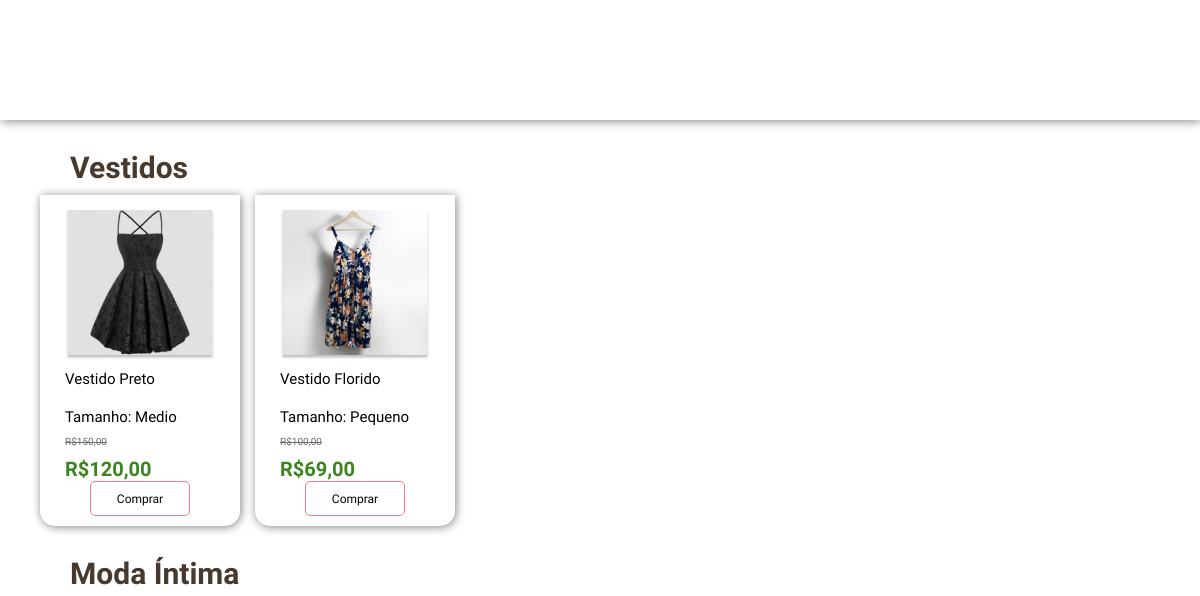
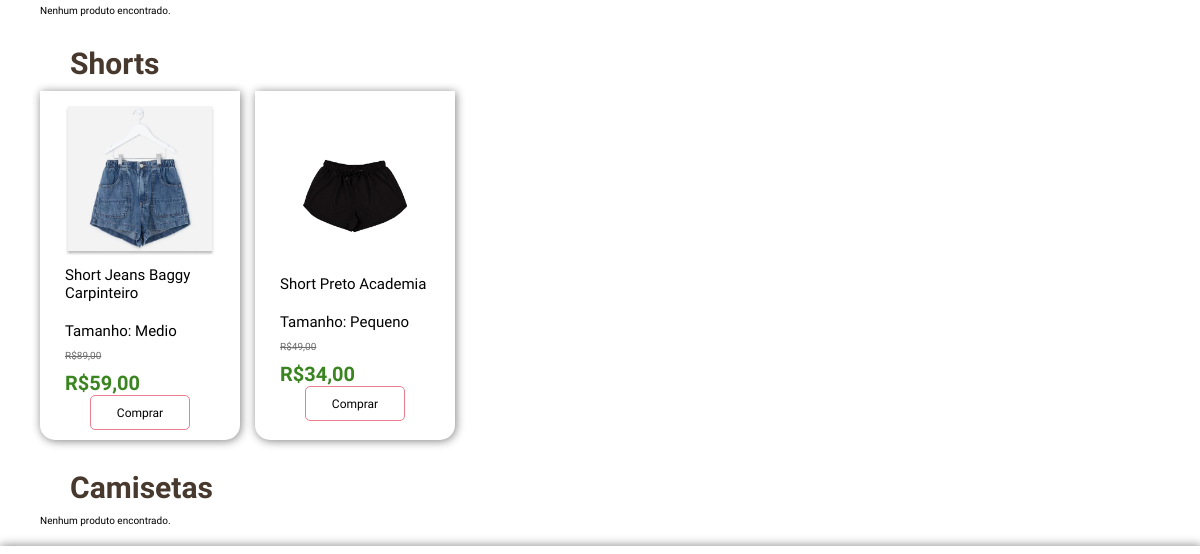
Before: /menu-produtos/index.php with the older database file (2 pictures, top to bottom).
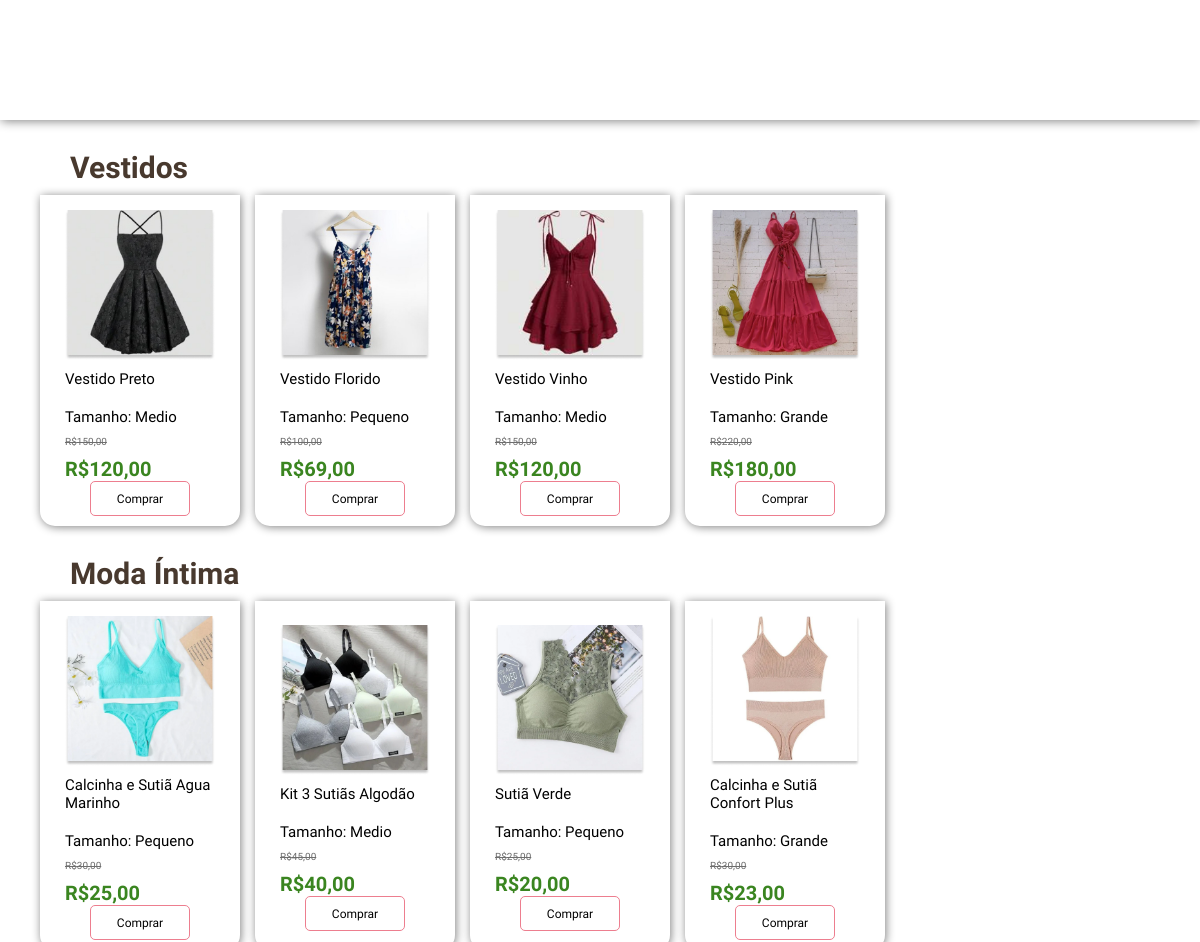
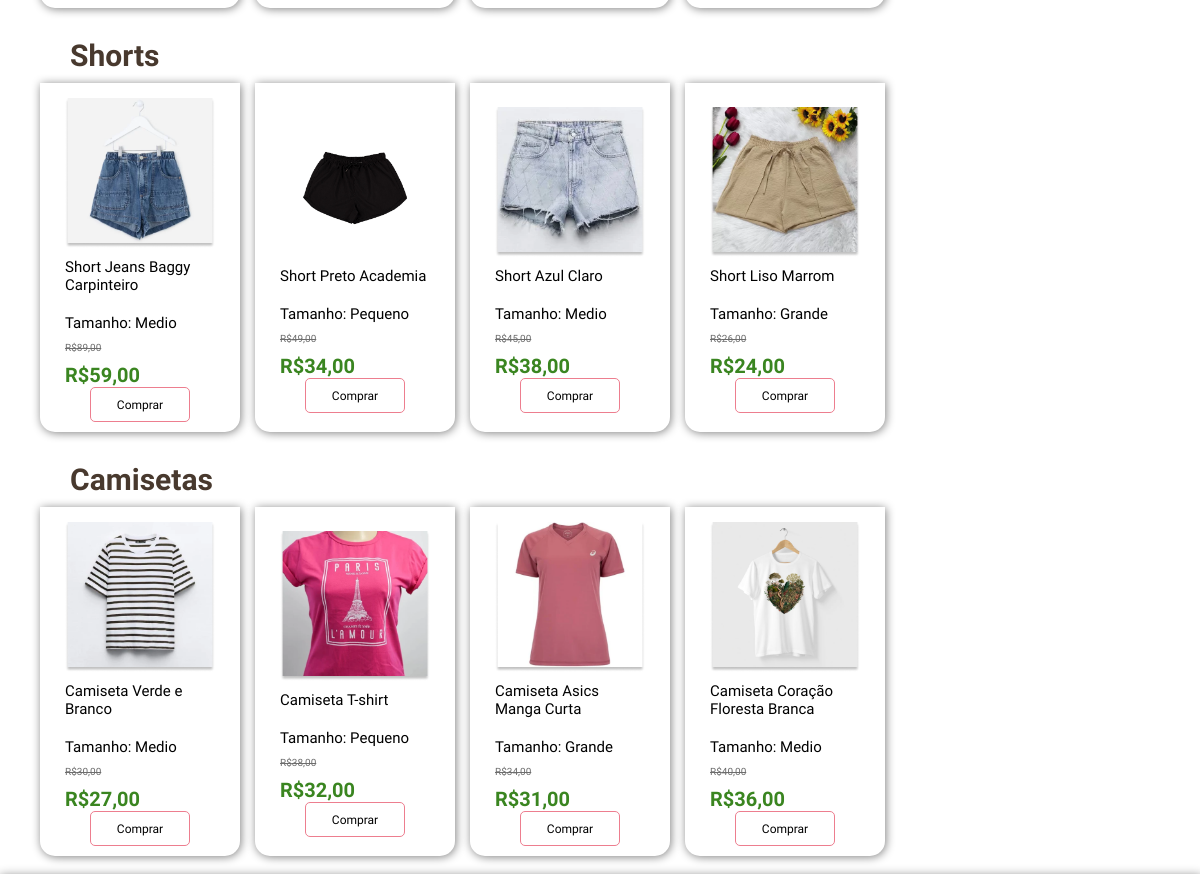
After: the same page with the newer database file (2 pictures, top to bottom).
### tables this page shows
CREATE TABLE `tab_vestidos` (
  `id_vestidos` bigint NOT NULL AUTO_INCREMENT,
  `valor` float NOT NULL,
  `promocao` float NOT NULL,
  `nomeproduto` varchar(50) NOT NULL,
  `tamanho` varchar(10) NOT NULL,
  `imagem` varchar(255) DEFAULT NULL,
  PRIMARY KEY (`id_vestidos`)
);

CREATE TABLE `tab_shorts` (
  `id_shorts` bigint NOT NULL AUTO_INCREMENT,
  `nomeproduto` varchar(50) NOT NULL,
  `valor` float NOT NULL,
  `promocao` float NOT NULL,
  `tamanho` varchar(10) NOT NULL,
  `imagem` varchar(255) DEFAULT NULL,
  PRIMARY KEY (`id_shorts`)
);

CREATE TABLE `tab_modaintima` (
  `id_modaintima` bigint NOT NULL AUTO_INCREMENT,
  `nomeproduto` varchar(50) NOT NULL,
  `valor` float NOT NULL,
  `promocao` float NOT NULL,
  `tamanho` varchar(10) NOT NULL,
  `imagem` varchar(255) DEFAULT NULL,
  PRIMARY KEY (`id_modaintima`)
);

CREATE TABLE `tab_camiseta` (
  `id_camiseta` bigint NOT NULL AUTO_INCREMENT,
  `nomeproduto` varchar(50) NOT NULL,
  `valor` float NOT NULL,
  `promocao` float NOT NULL,
  `tamanho` varchar(10) NOT NULL,
  `imagem` varchar(255) DEFAULT NULL,
  PRIMARY KEY (`id_camiseta`)
);

### menu-produtos/index.php (the view, shortened to what this page needs)
<?php
include_once('../Back/config.php');
$sql_vestidos = "SELECT id_vestidos, valor, promocao, nomeproduto, tamanho, imagem FROM tab_vestidos";
$result_vestidos = $conexao->query($sql_vestidos);
$sql_modaintima = "SELECT id_modaintima, valor, promocao, nomeproduto, tamanho, imagem FROM tab_modaintima";
$result_modaintima = $conexao->query($sql_modaintima);
$sql_shorts = "SELECT id_shorts, valor, promocao, nomeproduto, tamanho, imagem FROM tab_shorts";
$result_shorts = $conexao->query($sql_shorts);
$sql_camisetas = "SELECT id_camiseta, valor, promocao, nomeproduto, tamanho, imagem FROM tab_camiseta";
$result_camisetas = $conexao->query($sql_camisetas);
?>
<!DOCTYPE html>
<html lang="pt-br">
<head>
    <link rel="stylesheet" href="../base/style.css">
    <link rel="stylesheet" href="style.css">
</head>
<body>
    <header id="header"></header>
    <main>
        <div class="produtos">
            <?php
            function displayProducts($result, $title, $table, $ids) {
                if ($result->num_rows > 0) {
                    echo "<h2>$title</h2>";
                    echo '<div class="container">';
                    while ($row = $result->fetch_assoc()) {
                        echo '<div class="card">';
                        echo '<img class="img-produto" src="' . $row["imagem"] . '" alt="Imagem do Produto">';
                        echo '<p>' . $row["nomeproduto"] . '</p>';
                        echo '<p>Tamanho: ' . $row["tamanho"] . '</p>';
                        echo '<span>R$' . number_format($row["valor"], 2, ',', '.') . '</span>';
                        echo '<strong>R$' . number_format($row["promocao"], 2, ',', '.') . '</strong>';
                        echo '<div class="buttons">';
                        echo '<button class="btn-buy"><a href="../details/product_details.php?id=' . $row[$ids] . '&table=' . $table . '">Comprar</a></button>';
                        echo '</div>';
                        echo '</div>';
                    }
                    echo '</div>';
                } else {
                    echo "<h2>$title</h2>";
                    echo "Nenhum produto encontrado.";
                }
            }
            displayProducts($result_vestidos, "Vestidos", "tab_vestidos", "id_vestidos");
            displayProducts($result_modaintima, "Moda Íntima", "tab_modaintima", "id_modaintima");
            ?>
        </div>
    </main>
    <footer id="footer" style="margin-top: 2rem;"></footer>
</body>
</html>

### base/style.css (style rules this page uses)
* { padding: 0; margin: 0; box-sizing: border-box; }
:root { font-size: 62.5%; --base-font-color: #48392E; }
body { min-height: 100vh; display: flex; flex-direction: column; }
#header { width: 100%; height: 12rem; border: none; box-shadow: .1rem .1rem 1rem gray; display: flex; align-items: center; }
@media (min-width:1000px) { body { min-height: 100vh; display: flex; flex-direction: column; } }
@media (min-width:1000px) { #header { gap: 8rem; } }
#footer { margin-top: auto; min-height: 8rem; box-shadow: .1rem .1rem 1rem .1rem gray; font-family: "nunito", sans-serif; }
@media (min-width:1000px) { #footer { margin-top: auto; min-height: 8rem; box-shadow: .1rem .1rem 1rem .1rem gray; font-family: "nunito", sans-serif; } }

### menu-produtos/style.css (style rules this page uses)
:root { --main-color: #48392E; --btn-border: #ED7E8F; }
main { font-family: 'belgrano', sans-serif; }
h2 { color: #48392E; font-size: 3rem; padding: 2rem 0 1rem 2rem; margin-bottom: 1rem; }
.produtos { margin-left: 4rem; }
.card { width: 20rem; display: flex; flex-direction: column; justify-content: center; align-items: center; box-shadow: .1rem .1rem 1rem gray; border-radius: 0 0 1.5rem 1.5rem; }
.card p { width: 15rem; margin: 1rem 0; font-size: 1.5rem; }
.card span { margin-bottom: 1rem; color: #6D6D6D; text-decoration: line-through; width: 15rem; }
.card strong { color: #3A8520; font-size: 2rem; width: 15rem; }
.card .img-produto { width: 15rem; margin-top: 1.5rem; }
button { border: 1px solid var(--btn-border); border-radius: .5rem; background: white; font-family: 'belgrano', sans-serif; height: 3.5rem; width: 3.5rem; display: flex; align-items: center; justify-content: center; }
.btn-buy a { text-decoration: none; color: black; font-size: 1.2rem; }
.btn-buy { width: 10rem; }
.buttons { display: flex; gap: 2rem; margin-bottom: 1rem; }
.container { display: flex; gap: 1.5rem; flex-wrap: wrap; }
@media (min-width:1000px) { h2 { padding: 3rem 0 0 3rem; } }

Changed rows visible on the page:
added tab_vestidos: imagem (picture), nomeproduto "Vestido Vinho", tamanho "Medio", valor "150,00", promocao "120,00"
added tab_vestidos: imagem (picture), nomeproduto "Vestido Pink", tamanho "Grande", valor "220,00", promocao "180,00"
added tab_modaintima: imagem (picture), nomeproduto "Calcinha e Sutiã Agua Marinho", tamanho "Pequeno", valor "30,00", promocao "25,00"
added tab_modaintima: imagem (picture), nomeproduto "Kit 3 Sutiãs Algodão", tamanho "Medio", valor "45,00", promocao "40,00"
added tab_modaintima: imagem (picture), nomeproduto "Sutiã Verde", tamanho "Pequeno", valor "25,00", promocao "20,00"
added tab_modaintima: imagem (picture), nomeproduto "Calcinha e Sutiã Confort Plus", tamanho "Grande", valor "30,00", promocao "23,00"
added tab_shorts: imagem (picture), nomeproduto "Short Azul Claro", tamanho "Medio", valor "45,00", promocao "38,00"
added tab_shorts: imagem (picture), nomeproduto "Short Liso Marrom", tamanho "Grande", valor "26,00", promocao "24,00"
added tab_camiseta: imagem (picture), nomeproduto "Camiseta Verde e Branco", tamanho "Medio", valor "30,00", promocao "27,00"
added tab_camiseta: imagem (picture), nomeproduto "Camiseta T-shirt", tamanho "Pequeno", valor "38,00", promocao "32,00"
added tab_camiseta: imagem (picture), nomeproduto "Camiseta Asics Manga Curta", tamanho "Grande", valor "34,00", promocao "31,00"
added tab_camiseta: imagem (picture), nomeproduto "Camiseta Coração Floresta Branca", tamanho "Medio", valor "40,00", promocao "36,00"
Other visible differences:
$title: "Vestidos Shorts" → "Vestidos Moda Íntima Shorts Camisetas"
$title: "Moda Íntima Camisetas" → (not shown)
text no longer shown: "Nenhum produto encontrado. Nenhum produto encontrado."
